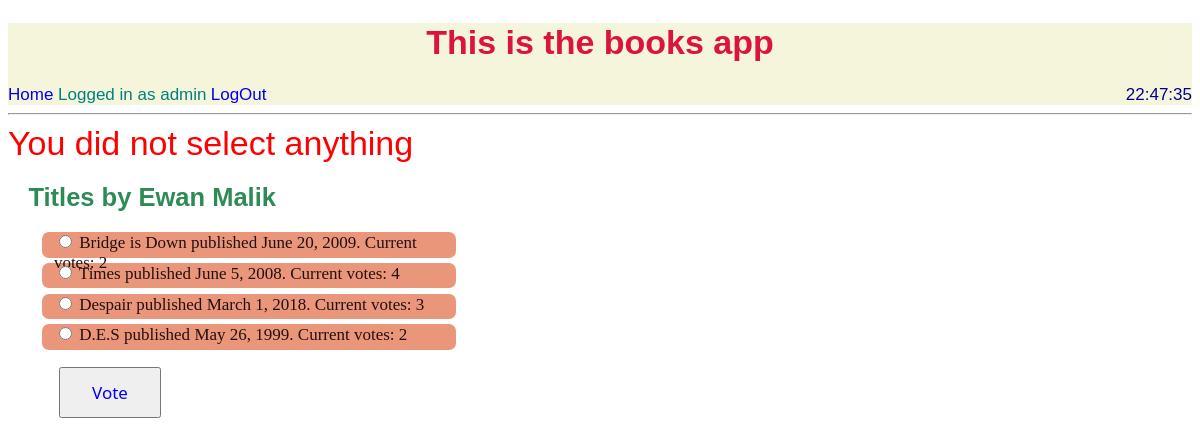
Before: /books/4/vote/ (signed in) with the older database file.
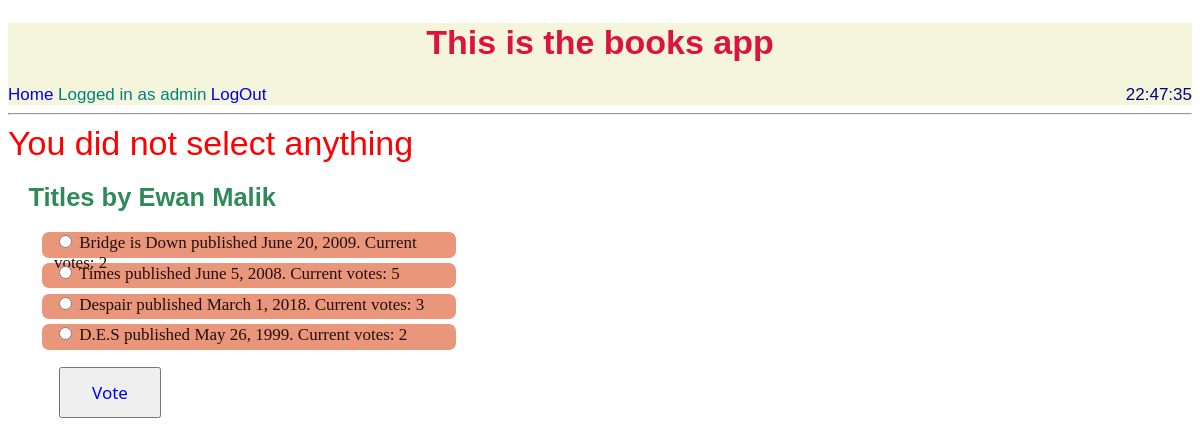
After: the same page with the newer database file.
### books/models.py (models this page shows, shortened)
class Book(models.Model):
    book_id = models.CharField(max_length=200, primary_key=True)
    title = models.CharField(max_length=200)
    author = models.ForeignKey(Author, on_delete=models.PROTECT)
    publisher = models.CharField(max_length=400)
    number_of_pages = models.IntegerField()
    year_of_publication = models.DateField()
    genre = models.CharField(max_length=200)
    is_favourite = models.BooleanField()
    date_added = models.DateTimeField(auto_now_add=True)
    book_cover = models.FileField(upload_to='books_cover', default='books_cover/default.png')
    votes = models.IntegerField(default=0)

### books/views.py (the view)
# urls.py: path('<the_book_id>/vote/', views.vote, name='vote'),
@login_required
def vote(request, the_book_id):
    book = get_object_or_404(Book, book_id=the_book_id)
    author_name = book.author
    author = Author.objects.get(name = author_name)
    books = author.book_set.all()
    try:
        to_vote = get_object_or_404(Book, book_id=request.POST['book'])
    except (KeyError, Book.DoesNotExist):
        return render(request, 'books/same_author.html', {
            'books': books,
            'author':author,
            'error_message': 'You did not select anything',
        })
    else:
        to_vote.votes += 1
        to_vote.save()
        return HttpResponseRedirect(reverse('books:index'))

### books/models.py (called while the page is built)
    def __str__(self):
        return self.name

### books/templates/books/same_author.html (shortened to what this page needs)
{% extends "books/base.html" %}
{% block body %}
{% if books %}
    <div class='red'>
        {% if error_message %} {{error_message }}{% endif %}
    </div>
    <h2 id='other'>Titles by {{ author.name }}</h2>
    <form action="{% url 'books:vote' author.author_id %}" method="post">
        {% for book in books %}
        <div id='li'>
            <input type="radio" name="book" id="book{{ forloop.counter }}" value="{{ book.book_id }}">
            <label for="book{{ forloop.counter }}"><a href="{% url 'books:detail' book.book_id %}">{{book.title}} </a>published {{ book.year_of_publication }}. Current votes: {{ book.votes }}</label>
            <br />
        </div>
        {% endfor %}
        <div id='button'><input type="submit" value="Vote"></div>
    </form>
{% else %}
    <p class="red">{{author.name}} has no books</p>
{% endif %}
{% endblock body %}

Changed rows visible on the page:
changed Book "Times": votes "4" → "5"
